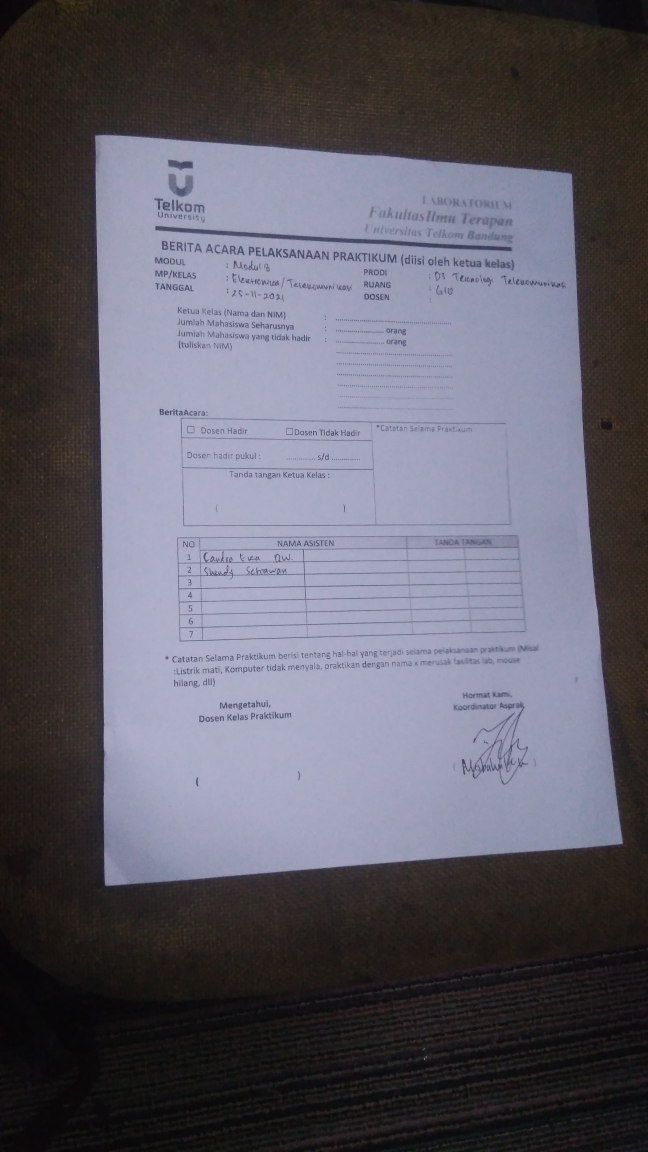
#> input picture picts/img1.jpg, 2592 x 4608 px (shown at 1/4 size)
$ python testingCamera.py
#> lines starting #> are read from the running program, lines starting #| are printed output that depends on the picture; after the words box and inside, x2 and y2 are one past the last pixel; in counts of white or black regions, pixels touching at a corner belong together
import cv2 as cv
import numpy as np

heightImg = 640
widthImg  = 480

def biggestContour(contours):
    biggest = np.array([])
    max_area = 0
    for i in contours:
        area = cv.contourArea(i)
        if area > 5000:
            peri = cv.arcLength(i, True)
            approx = cv.approxPolyDP(i, 0.02 * peri, True)
            if area > max_area and len(approx) == 4:
                biggest = approx
                max_area = area
    return biggest, max_area

# [7 lines left out: function drawRectangle, not called in this run]


def recorder(myPoints):
    myPoints = myPoints.reshape((4,2))
    myPointsNew = np.zeros((4, 1, 2), dtype=np.int32)
    add = myPoints.sum(1)

    myPointsNew[0] = myPoints[np.argmin(add)]
    myPointsNew[3] = myPoints[np.argmax(add)]
    diff = np.diff(myPoints, axis=1)
    myPointsNew[1] = myPoints[np.argmin(diff)]
    myPointsNew[2] = myPoints[np.argmax(diff)]

    return myPointsNew

def drawRectangle(img,biggest,thickness):
    cv.line(img, (biggest[0][0][0], biggest[0][0][1]), (biggest[1][0][0], biggest[1][0][1]), (0, 255, 0), thickness)
    cv.line(img, (biggest[0][0][0], biggest[0][0][1]), (biggest[2][0][0], biggest[2][0][1]), (0, 255, 0), thickness)
    cv.line(img, (biggest[3][0][0], biggest[3][0][1]), (biggest[2][0][0], biggest[2][0][1]), (0, 255, 0), thickness)
    cv.line(img, (biggest[3][0][0], biggest[3][0][1]), (biggest[1][0][0], biggest[1][0][1]), (0, 255, 0), thickness)
    cv.putText(img, 'Objek ditemukan!', (biggest[0][0][0], (biggest[0][0][1])-10), cv.FONT_HERSHEY_COMPLEX, 0.5, (0, 255, 0), 1)
    return img


# [42 lines left out: function contourRecord, not called in this run]


def contourImage(img):
#> called with img = 'picts/img1.jpg'
    scale_percent = 100

    img = cv.imread(img)
#> img is the input picture: shape (4608, 2592, 3); mean B, G, R 101.4, 91, 93
    cv.imshow("Hasil", img)
    cv.waitKey(0)
    width = int(img.shape[1] * scale_percent / 100)
#> width = 2592
    height = int(img.shape[0] * scale_percent / 100)
#> height = 4608
    dim = (width,height)
#> dim = (2592, 4608)
    img = cv.resize(img, dim, interpolation=cv.INTER_AREA)

    imgGray = cv.cvtColor(img, cv.COLOR_BGR2GRAY)
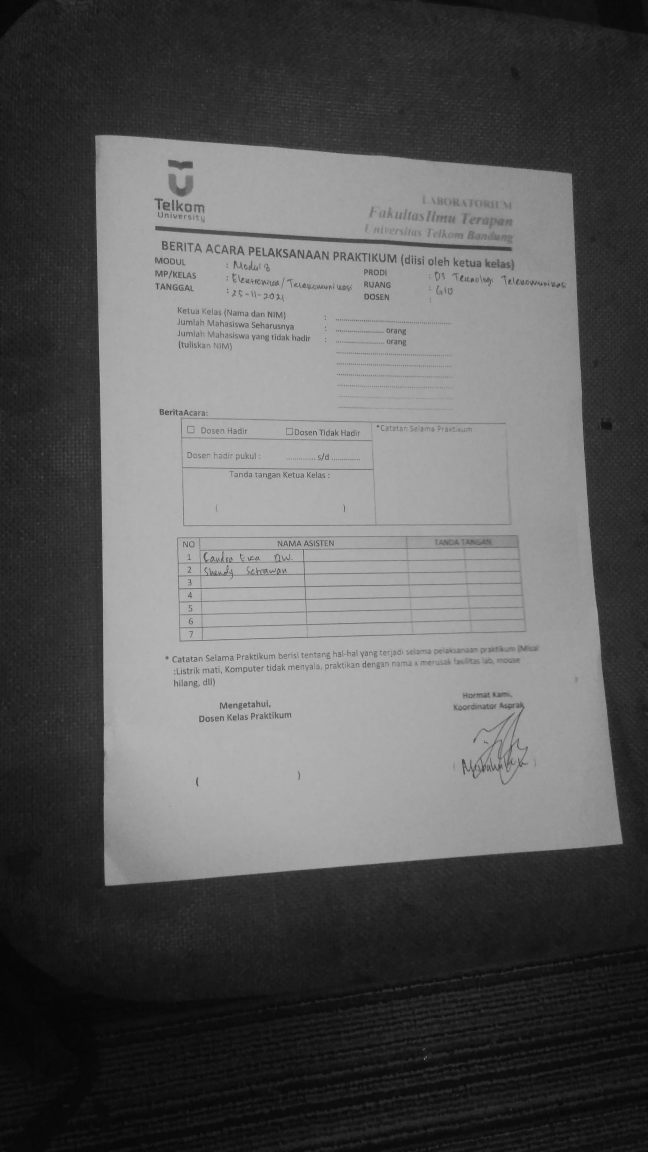
#> imgGray: shape (4608, 2592) (shown at 1/4 size); min 3, max 209, mean 92.8
    gaussianFilter = cv.GaussianBlur(imgGray, (11, 11), 10)
    unsharpMasking = cv.addWeighted(imgGray, 1 + 1.5, gaussianFilter, -0.5, 0)
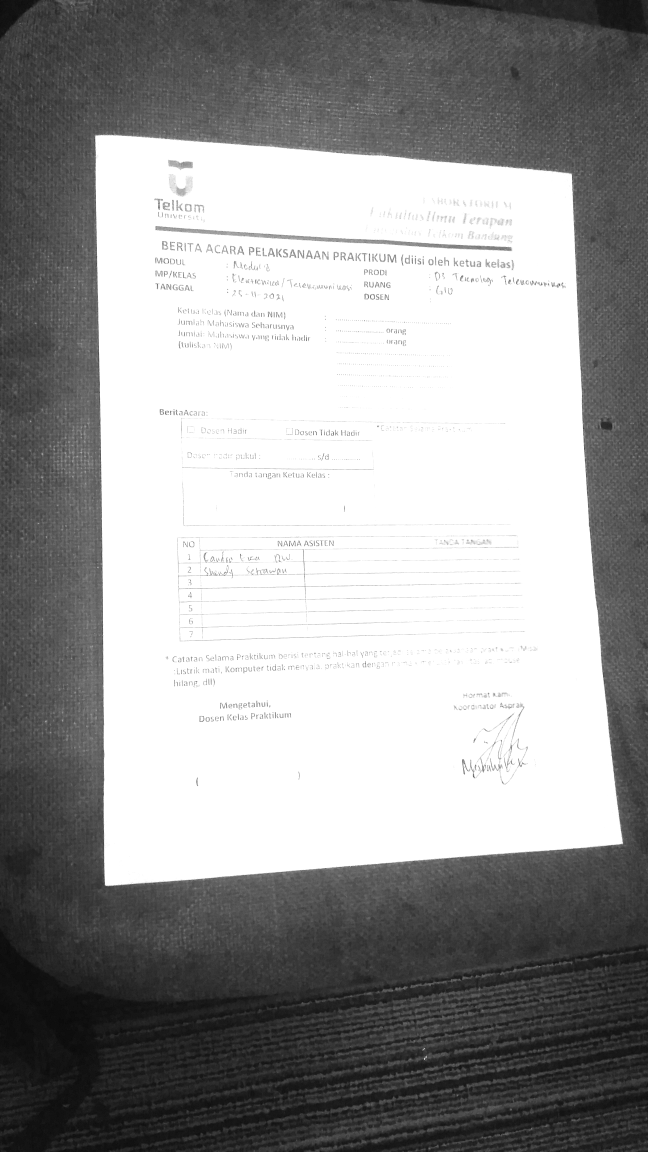
#> unsharpMasking: shape (4608, 2592) (shown at 1/4 size); min 0, max 255, mean 153.8
    ret, thresh = cv.threshold(unsharpMasking, 0, 255, cv.THRESH_BINARY + cv.THRESH_OTSU)
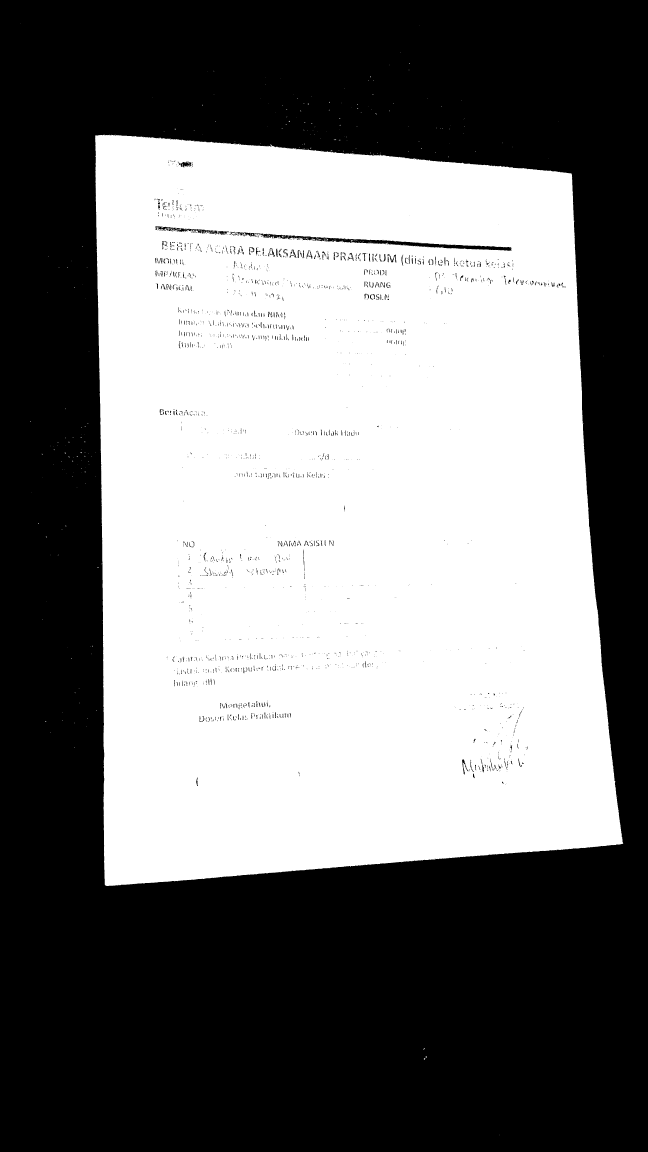
#> thresh: shape (4608, 2592) (shown at 1/4 size); 46.5% white; 451 white regions (441 under 20 px)
#> ret = 160
    contours, hierarchy = cv.findContours(thresh, cv.RETR_EXTERNAL, cv.CHAIN_APPROX_SIMPLE)
#> contours = 251 contours, 250 with area under 20; largest, box (x1, y1, x2, y2) and area: (380, 539, 2493, 3544) 5597202
    img = cv.drawContours(img, contours, -1, (0, 255, 0), 10)
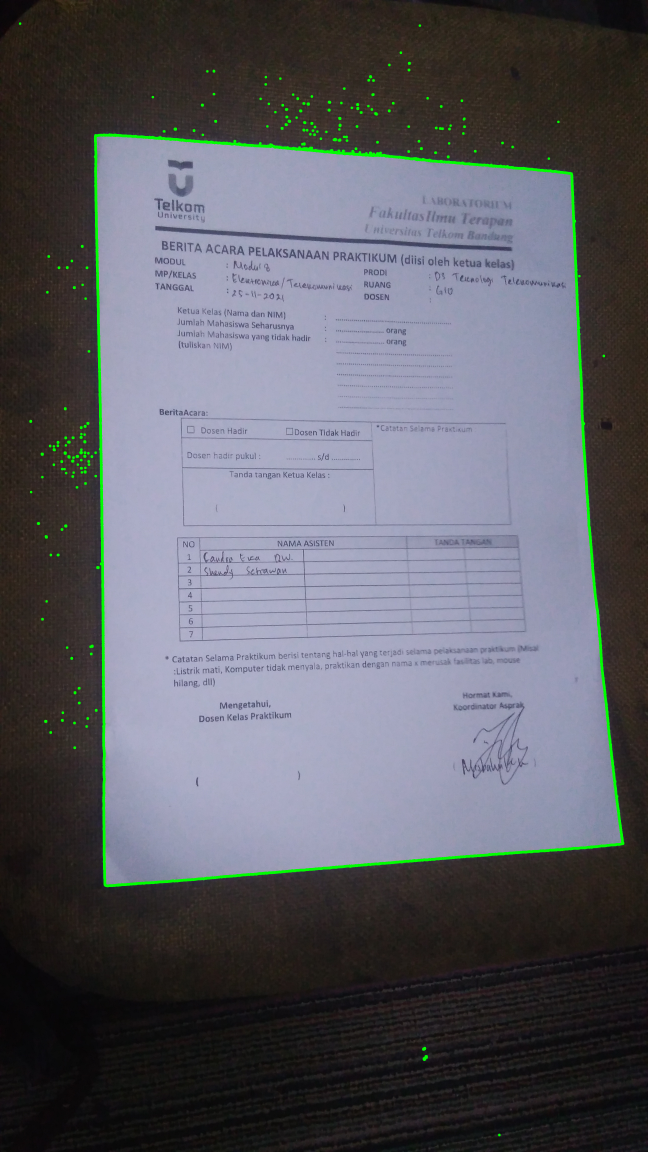
#> img: shape (4608, 2592, 3) (shown at 1/4 size); mean B, G, R 100.2, 92.8, 92

    biggest, maxArea = biggestContour(contours)
#> the loop in biggestContour, `for i in contours:` made 251 passes
#> (area, peri, biggest, max_area) on pass 170: (5597202.5, 10532.7, [[382, 541], [421, 3541], [2491, 3374], [2286, 695]], 5597202.5)
#> after the loop in biggestContour, `for i in contours:`: max_area = 5597202.5
#> biggest = [[382, 541], [421, 3541], [2491, 3374], [2286, 695]]; maxArea = 5597202.5
    print(biggest)
#| [[[ 382  541]]
#|  [[ 421 3541]]
#|  [[2491 3374]]
#|  [[2286  695]]]
    if biggest.size != 0:
        biggest = recorder(biggest)
#> in recorder, `myPoints = myPoints.reshape((4,2))`: myPoints has the same summary as biggest in contourImage
#> in recorder, `add = myPoints.sum(1)`: add = [923, 3962, 5865, 2981]
#> in recorder, `diff = np.diff(myPoints, axis=1)`: diff = [159, 3120, 883, -1591]
#> biggest = [[382, 541], [2286, 695], [421, 3541], [2491, 3374]]
        cv.drawContours(img, biggest, -1, (0, 255, 0), 20)
        img = drawRectangle(img, biggest, 2)

    cv.imshow("Hasil",img)
    cv.waitKey(0)
    cv.destroyAllWindows()

if __name__ == "__main__":
    path = 'picts/img1.jpg'
    #contourRecord(path)
    contourImage(path)
